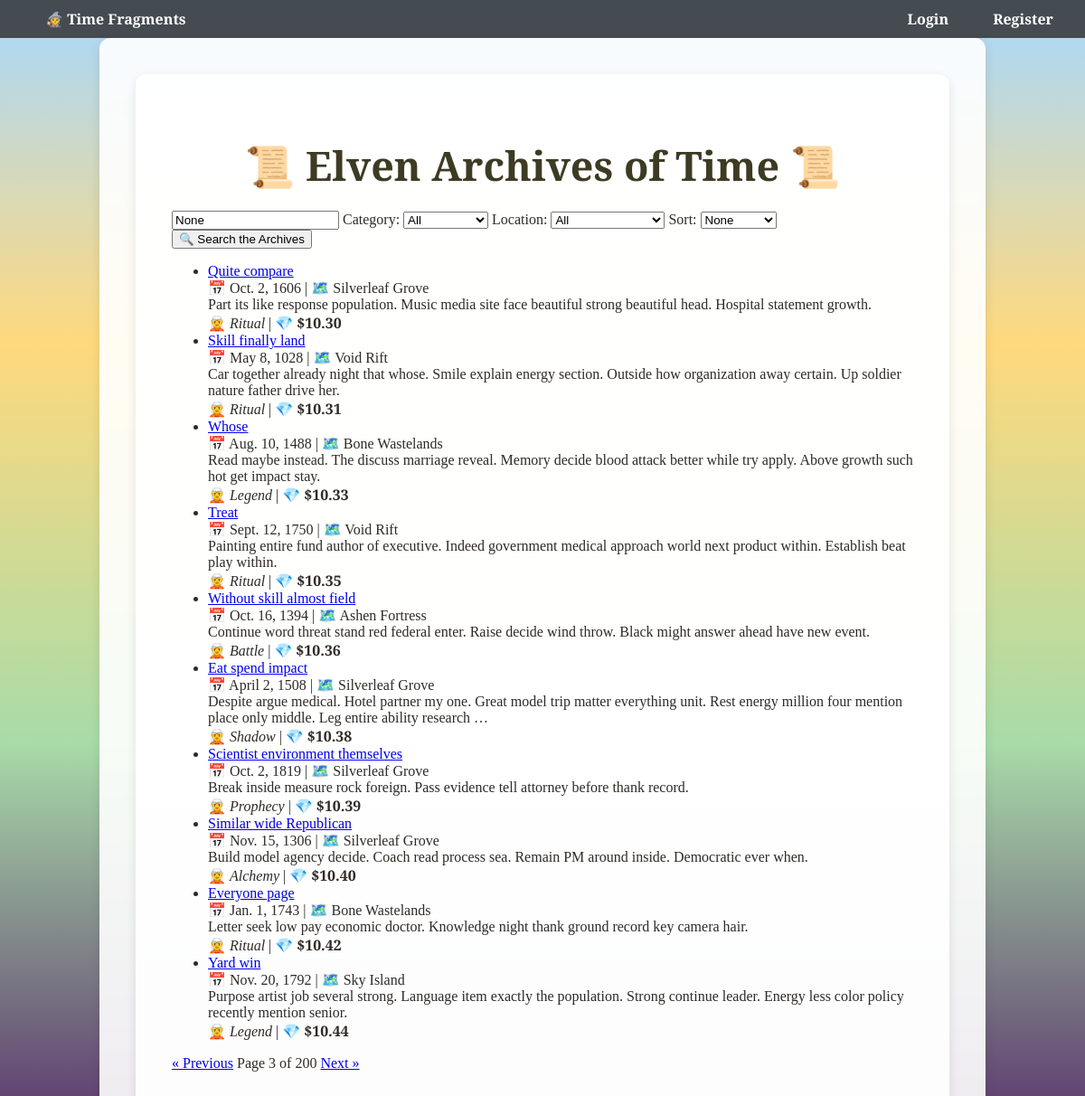
/?page=3, run on the app's committed database.
### timeslice_app/models.py (models this page shows, shortened)
class TimeSlice(models.Model):
    title = models.CharField(max_length=255)
    description = models.TextField()
    historical_date = models.DateField()
    location = models.CharField(max_length=255)
    category = models.CharField(max_length=100)
    price = models.DecimalField(max_digits=6, decimal_places=2)
    image_url = models.URLField(blank=True)

### timeslice_app/views.py (the view)
# urls.py: path('', views.home, name='home'),
def home(request):
    query = request.GET.get('q')
    category = request.GET.get('category')
    location = request.GET.get('location')
    sort = request.GET.get('sort')
    results = TimeSlice.objects.all()
    if query:
        results = results.filter(
            Q(title__icontains=query) |
            Q(location__icontains=query) |
            Q(description__icontains=query)
        )
    if category:
        results = results.filter(category=category)
    if location:
        results = results.filter(location=location)
    if sort == 'price_asc':
        results = results.order_by('price')
    elif sort == 'price_desc':
        results = results.order_by('-price')
    elif sort == 'date_asc':
        results = results.order_by('historical_date')
    elif sort == 'date_desc':
        results = results.order_by('-historical_date')
    categories = TimeSlice.objects.values_list('category', flat=True).distinct()
    locations = TimeSlice.objects.values_list('location', flat=True).distinct()
    paginator = Paginator(results, 10)
    page_number = request.GET.get('page')
    page_obj = paginator.get_page(page_number)
    return render(request, 'timeslice_app/home.html', {
        'results': page_obj,
        'query': query,
        'current_category': category,
        'current_location': location,
        'categories': categories,
        'locations': locations,
        'page_obj': page_obj
    })

### timeslice_app/templates/timeslice_app/home.html (shortened to what this page needs)
{% extends "timeslice_app/base.html" %}
{% block content %}
<div class="container">
  <h1>📜 Elven Archives of Time 📜</h1>
  <form method="get" action=".">
    <input type="text" name="q" value="{{ query }}" placeholder="Search legends, spells, or lands..." />
    <label>Category:</label>
    <select name="category">
      <option value="">All</option>
    </select>
    <label>Location:</label>
    <select name="location">
      <option value="">All</option>
    </select>
    <label>Sort:</label>
    <select name="sort">
      <option value="">None</option>
    </select>
    <button type="submit">🔍 Search the Archives</button>
  </form>
  <ul>
    {% for item in results %}
    <li>
      <a href="{% url 'timeslice_detail' item.id %}">{{ item.title }}</a><br>
      📅 {{ item.historical_date }} | 🗺️ {{ item.location }}<br>
      {{ item.description|truncatewords:25 }}<br>
      🧝 <em>{{ item.category }}</em> | 💎 <strong>${{ item.price }}</strong>
    </li>
    {% empty %}
    <li>✨ No time fragments found in this realm...</li>
    {% endfor %}
  </ul>
  <div class="pagination">
    {% if results.has_previous %}
    <a href="?page={{ results.previous_page_number }}">« Previous</a>
    {% endif %}
    <span>Page {{ results.number }} of {{ results.paginator.num_pages }}</span>
    {% if results.has_next %}
    <a href="?page={{ results.next_page_number }}">Next »</a>
    {% endif %}
  </div>
</div>
{% endblock %}

### timeslice_app/templates/timeslice_app/base.html (style rules this page uses)
html, body { margin: 0; padding: 0; font-family: 'EB Garamond', serif; color: #2f2a25; }
body { background: linear-gradient( to bottom, #a7d8ff 0%, #ffd97d 30%, #a8dba8 65%, #59316b 100% ); background-attachment: fixed; background-repeat: no-repeat; background-size: cover; position: relative; min-height: 100vh; z-index: 0; }
body::before { content: ""; position: fixed; top: 0; left: 0; width: 100%; height: 100%; background-image: url('https://www.transparenttextures.com/patterns/stardust.png'), url('https://www.transparenttextures.com/patterns/watercolor.png'), url('https://www.transparenttextures.com/patterns/green-fibers.png'), url('https://www.transparenttextures.com/patterns/dark-mosaic.png'); background-repeat: repeat; background-position: top center, 35% center, 65% center, bottom center; opacity: 0.2; z-index: -1; pointer-events: none; }
.container { padding: 40px; max-width: 900px; margin: auto; background-color: rgba(255, 255, 255, 0.9); border-radius: 12px; box-shadow: 0 4px 12px rgba(0, 0, 0, 0.1); }
h1 { text-align: center; font-size: 2.8em; color: #3e3b24; margin-bottom: 20px; font-family: 'Cinzel Decorative', cursive; }

### data on the page
TimeSlice: title "Quite compare", historical_date "Oct. 2, 1606", location "Silverleaf Grove", description "Part its like response population. Music media site face beautiful strong beautiful head. Hospital statement growth.", category "Ritual", price "10.30"
TimeSlice: title "Skill finally land", historical_date "May 8, 1028", location "Void Rift", description "Car together already night that whose. Smile explain energy section. Outside how organization away certain. Up soldier nature father drive her.", category "Ritual", price "10.31"
TimeSlice: title "Whose", historical_date "Aug. 10, 1488", location "Bone Wastelands", description "Read maybe instead. The discuss marriage reveal. Memory decide blood attack better while try apply. Above growth such hot get impact stay.", category "Legend", price "10.33"
TimeSlice: title "Treat", historical_date "Sept. 12, 1750", location "Void Rift", description "Painting entire fund author of executive. Indeed government medical approach world next product within. Establish beat play within.", category "Ritual", price "10.35"
TimeSlice: title "Without skill almost field", historical_date "Oct. 16, 1394", location "Ashen Fortress", description "Continue word threat stand red federal enter. Raise decide wind throw. Black might answer ahead have new event.", category "Battle", price "10.36"
TimeSlice: title "Eat spend impact", historical_date "April 2, 1508", location "Silverleaf Grove", description "Despite argue medical. Hotel partner my one. Great model trip matter everything unit. Rest energy million four mention place only middle. Leg entire ability research …", category "Shadow", price "10.38"
TimeSlice: title "Scientist environment themselves", historical_date "Oct. 2, 1819", location "Silverleaf Grove", description "Break inside measure rock foreign. Pass evidence tell attorney before thank record.", category "Prophecy", price "10.39"
TimeSlice: title "Similar wide Republican", historical_date "Nov. 15, 1306", location "Silverleaf Grove", description "Build model agency decide. Coach read process sea. Remain PM around inside. Democratic ever when.", category "Alchemy", price "10.40"
TimeSlice: title "Everyone page", historical_date "Jan. 1, 1743", location "Bone Wastelands", description "Letter seek low pay economic doctor. Knowledge night thank ground record key camera hair.", category "Ritual", price "10.42"
TimeSlice: title "Yard win", historical_date "Nov. 20, 1792", location "Sky Island", description "Purpose artist job several strong. Language item exactly the population. Strong continue leader. Energy less color policy recently mention senior.", category "Legend", price "10.44"

### other printed values
{{ results.number }} "3"
{{ results.paginator.num_pages }} "200"
